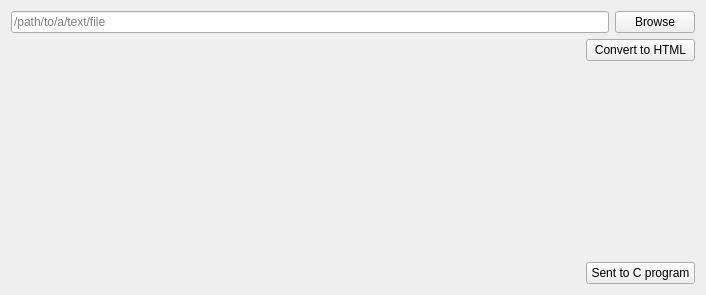
<?xml version="1.0" encoding="UTF-8"?>
<ui version="4.0">
 <class>HTMLConverter</class>
 <widget class="QWidget" name="HTMLConverter">
  <property name="geometry">
   <rect>
    <x>0</x>
    <y>0</y>
    <width>704</width>
    <height>295</height>
   </rect>
  </property>
  <property name="windowTitle">
   <string>HTML Converter</string>
  </property>
  <layout class="QGridLayout" name="gridLayout">
   <item row="0" column="0" colspan="6">
    <layout class="QHBoxLayout" name="horizontalLayout">
     <item>
      <widget class="QLineEdit" name="path_line_edit">
       <property name="minimumSize">
        <size>
         <width>598</width>
         <height>0</height>
        </size>
       </property>
       <property name="readOnly">
        <bool>true</bool>
       </property>
       <property name="placeholderText">
        <string>/path/to/a/text/file</string>
       </property>
      </widget>
     </item>
     <item>
      <widget class="QPushButton" name="browse_btn">
       <property name="text">
        <string>Browse</string>
       </property>
      </widget>
     </item>
    </layout>
   </item>
   <item row="5" column="0" colspan="6">
    <widget class="QLabel" name="label">
     <property name="text">
      <string/>
     </property>
    </widget>
   </item>
   <item row="1" column="5">
    <widget class="QPushButton" name="convert_to_html_btn">
     <property name="text">
      <string>Convert to HTML</string>
     </property>
    </widget>
   </item>
   <item row="6" column="5">
    <widget class="QPushButton" name="send_to_C_btn">
     <property name="text">
      <string>Sent to C program</string>
     </property>
    </widget>
   </item>
  </layout>
 </widget>
 <resources/>
 <connections/>
</ui>
